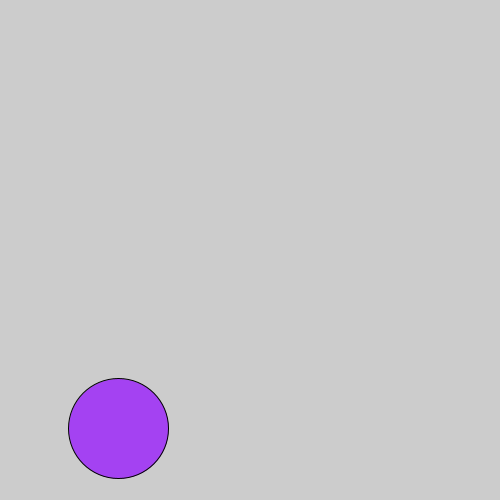
Frame 1 (no input)
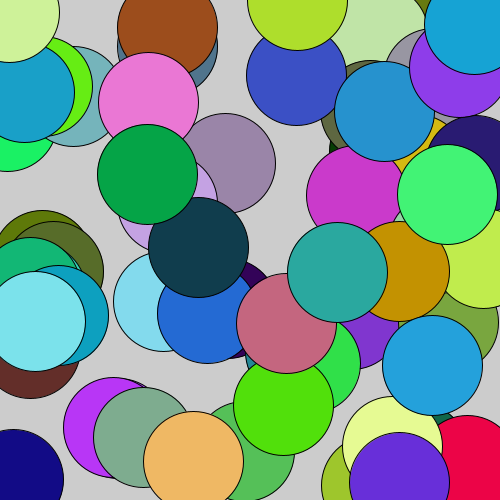
Frame 60 (the mouse pressed at the canvas centre just before this capture)
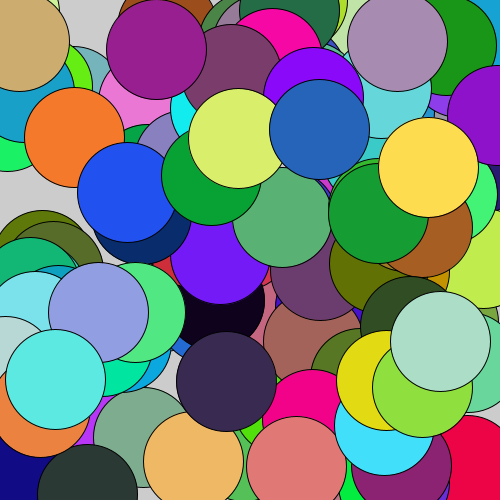
Frame 120 (the mouse held since frame 60 and released just before this capture)

The Processing sketch that drew these frames (run headless with seeded random() and noise(); from frame 60 on, the mouse is pressed at the canvas centre):

// Processing sketch: p05_basic_animation
// ── p05_basic_animation.pde
// always a "setup" and "draw" method in any animated program
// we will discuss random in more detail in a later sketch

void setup() {
  size(500, 500);
}

void draw() {
  fill(random(255), random(255), random(255));
  ellipse(random(500), random(500), 100, 100);
}
